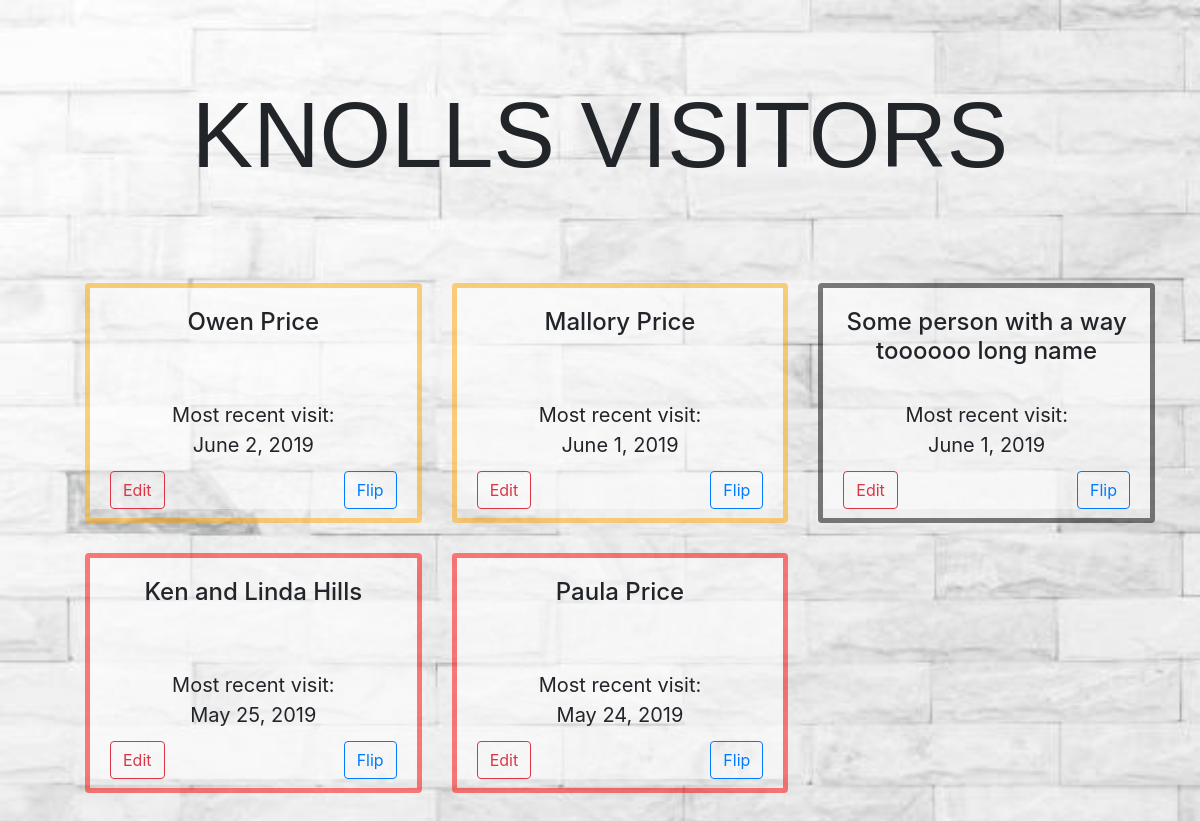
The page /prospects/ on the database its author committed.
### paulaapp/models.py (models this page shows, shortened)
class TimeStampedUUIDModel(TimeStampedModel, UUIDModel):    #inheriting fields from UUID and TimeStampedModel
    class Meta:
        abstract = True

class Prospect(TimeStampedUUIDModel):
    SUNDAY = 'SUN'
    SATURDAY = 'SAT'
    DAY_CHOICES = (
        (SATURDAY, 'Saturday'),
        (SUNDAY, 'Sunday',)
    )
    RENT = 'R'
    OWN = 'O'
    UNKNOWN = 'U'
    LIVING_CHOICES = (
        (RENT, 'Renting'),
        (OWN, 'Own property'),
        (UNKNOWN, 'Unknown')
    )
    HIGH = 'HI'
    LOW = 'LO'
    MIDDLE = 'MI'
    PURCHASED = 'PU'
    PRIORITY_CHOICES = (
        (HIGH, 'High'),
        (LOW, 'Low'),
        (MIDDLE, 'Middle'),
        (PURCHASED, 'Purchased')
    )
    first_name = models.CharField(max_length=100)
    last_name = models.CharField(max_length=100)
    prospect_email = models.EmailField(max_length=100)
    prospect_phone = models.CharField(max_length=12, default=None)  # opportunity to reformat this later
    date_added = models.DateField(("Date"), auto_now_add=True)
    first_visit = models.DateField()
    first_visit_day_of_week = models.CharField(max_length=3, choices=DAY_CHOICES)
    referral_source = models.CharField(max_length=50)
    multiple_visits: bool = models.BooleanField(default=False)
    date_most_recent_visit = models.DateField(null=True)
    rent_or_own = models.CharField(max_length=1, choices=LIVING_CHOICES)
    buy_new_construction_only: bool = models.BooleanField(default=False)
    claims_agent: bool = models.BooleanField(default=False)
    notes = models.TextField(max_length=1000, blank=True)
    priority = models.CharField(max_length=2, choices=PRIORITY_CHOICES)
    prospect_card = models.FileField(upload_to=upload_to, blank=True, null=True)
    priority_color = models.CharField(null=True, blank=True, max_length=10)
    class Meta:     #lets you define superficial things (.latest) used outside the database
        ordering = ['-date_most_recent_visit']

### paulaapp/views.py (the view)
# urls.py: path('', ProspectListView.as_view(), name='prospect-list'),
class ProspectListView(ListView):
    model = Prospect

### paulaapp/templates/paulaapp/prospect_list.html (shortened to what this page needs)
<html>
<head>
    {% load bootstrap4 %}
    {% bootstrap_css %}
    {% load staticfiles %}
    <link rel="stylesheet" type="text/css" href="{% static 'paulaapp/css/base.css' %}"/>
</head>
<body>
    <div class="container">
        <div class="header">
          <h1>Knolls Visitors</h1>
        </div>
        <ul>
         <div class="row">
        {% for prospect in object_list %}
                <div class="col-4">
                        <div class="card border-{{ prospect.priority }}">
                            <div class="plate">
                                <div class="card-body">
                                    <h5 class="card-title">
                                        {{ prospect.first_name }} {{ prospect.last_name }}
                                    </h5>
                                    <p class="card-text">
                                        Most recent visit:<br>
                                        {{ prospect.date_most_recent_visit }}
                                    </p>
                                    <a href="{% url 'prospect-detail' pk=prospect.id %}" class="btn btn-outline-danger btm-sm float-left" role="button">Edit</a>
                                    <a href="" class="btn btn-outline-primary btm-sm float-right">Flip</a>
                                </div>
                            </div>
                        </div>
                </div>
        {% endfor %}
         </div>
        </ul>
    </div>
</body>
</html>

### paulaapp/static/paulaapp/css/base.css (style rules this page uses)
body { background-image: url('../images/tilebackground.jpg'); background-repeat: no-repeat; background-size: cover; }
h1 { font-family: "Avant Garde", Avantgarde, "Century Gothic", CenturyGothic, "AppleGothic", sans-serif; font-size: 92px; padding: 80px 50px; text-align: center; text-transform: uppercase; text-rendering: optimizeLegibility; }
.card { text-align: center; margin-top: 5px; margin-bottom: 5px; overflow: hidden; height: 240px; border: #7b7a7a; border-style: solid; border-width: 5px; background: none; }
.plate { background-color: rgba(255, 255, 255, .5); }
h5 { font-size: 2vw; width: 100%; height: 80px; overflow: hidden; }
p { font-size: 20px; height: 55px; }
.col-4 { margin-bottom: 20px; }
.border-HI { border-style: solid; border-width: 5px; border-color: rgba(255, 0, 0, 0.5); }
.border-LO { border-style: solid; border-width: 5px; border-color: rgba(0, 0, 0, 0.5); }
.border-MI { border-style: solid; border-width: 5px; border-color: rgba(255, 165, 0, 0.5); }

### rows shown on the page
Prospect: first_name "Owen", last_name "Price", date_most_recent_visit "June 2, 2019"
Prospect: first_name "Mallory", last_name "Price", date_most_recent_visit "June 1, 2019"
Prospect: first_name "Some person", last_name "with a way toooooo long name", date_most_recent_visit "June 1, 2019"
Prospect: first_name "Ken and Linda", last_name "Hills", date_most_recent_visit "May 25, 2019"
Prospect: first_name "Paula", last_name "Price", date_most_recent_visit "May 24, 2019"
